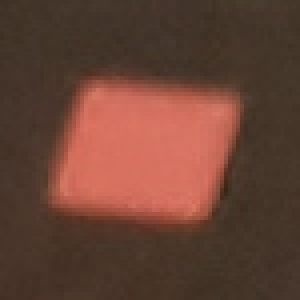
#> input picture 58736927-find-corners-on-distorted-rectangle/1.png, 75 x 75 px (shown 4 times larger)
$ python find_corners_on_rectangle.py
#> lines starting #> are read from the running program, lines starting #| are printed output that depends on the picture; after the words box and inside, x2 and y2 are one past the last pixel; in counts of white or black regions, pixels touching at a corner belong together
import cv2
import numpy as np
import imutils

# Resize image, blur, and Otsu's threshold
image = cv2.imread('1.png')
#> image is the input picture: shape (75, 75, 3); mean B, G, R 52.7, 66.1, 103.3
resize = imutils.resize(image, width=500)
mask = np.zeros(resize.shape, dtype=np.uint8)
gray = cv2.cvtColor(resize, cv2.COLOR_BGR2GRAY)
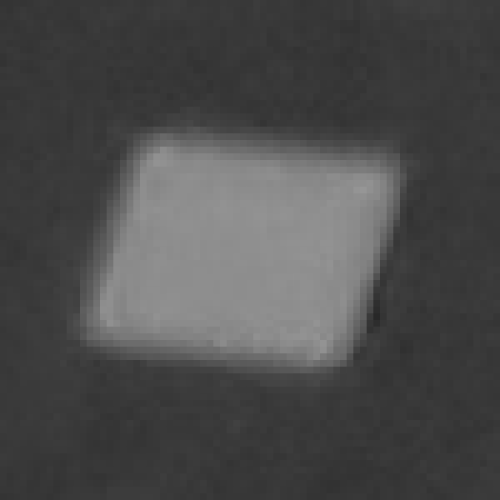
#> gray: shape (500, 500); min 40, max 150, mean 75.7
blur = cv2.bilateralFilter(gray,9,75,75)
thresh = cv2.threshold(blur, 0, 255, cv2.THRESH_BINARY + cv2.THRESH_OTSU)[1]
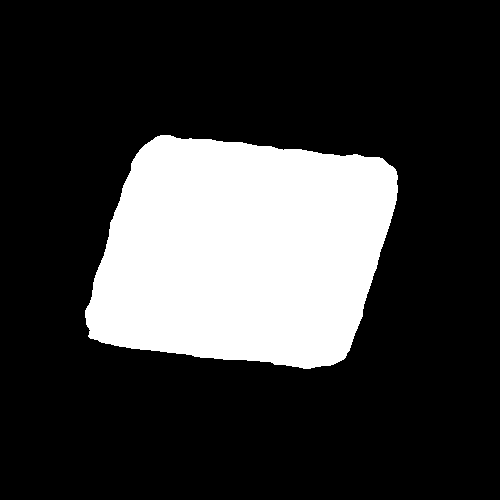
#> thresh: shape (500, 500); 22.9% white; 1 white region

# Find distorted rectangle contour and draw onto a mask
cnts = cv2.findContours(thresh, cv2.RETR_EXTERNAL, cv2.CHAIN_APPROX_SIMPLE)
#> cnts = 1 contour; box (x1, y1, x2, y2) and area: (85, 135, 398, 369) 56810
cnts = cnts[0] if len(cnts) == 2 else cnts[1]
rect = cv2.minAreaRect(cnts[0])
#> rect = ((240.9, 251.5), (218.5, 297.7), -83.9)
box = cv2.boxPoints(rect)
#> box = [[377.4, 375.9], [81.33, 344.3], [104.5, 127], [400.6, 158.7]]
box = np.int0(box)
#> box = [[377, 375], [81, 344], [104, 127], [400, 158]]
cv2.drawContours(resize,[box],0,(36,255,12),2)
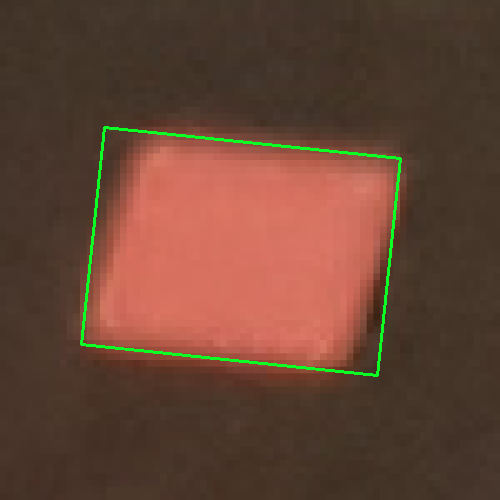
#> resize: shape (500, 500, 3); mean B, G, R 52.5, 68.4, 102
cv2.fillPoly(mask, [box], (255,255,255))
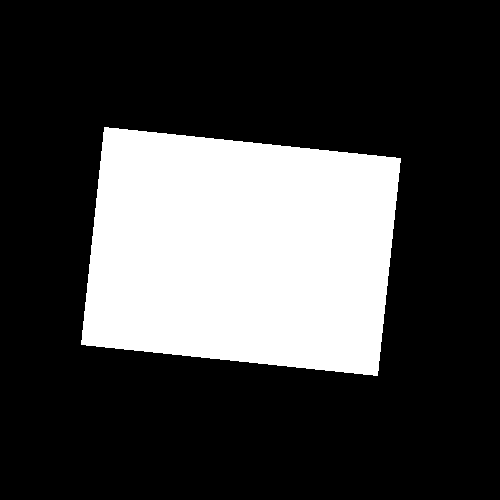
#> mask: shape (500, 500, 3); 26.2% white; 1 white region, box (x1, y1, x2, y2) and area: (81, 127, 401, 376) 65459

# Find corners on the mask
mask = cv2.cvtColor(mask, cv2.COLOR_BGR2GRAY)
corners = cv2.goodFeaturesToTrack(mask, maxCorners=4, qualityLevel=0.5, minDistance=150)
#> corners = [[377, 375], [81, 344], [400, 158], [104, 127]]

for corner in corners:
    x,y = corner.ravel()
    cv2.circle(resize,(x,y),8,(155,20,255),-1)
    print("({}, {})".format(x,y))
#> this loop made 4 passes
#| (377.0, 375.0)
#| (81.0, 344.0)
#| (400.0, 158.0)
#| (104.0, 127.0)
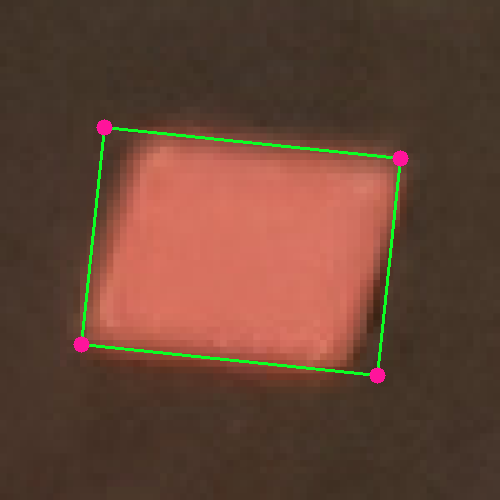
#> resize: shape (500, 500, 3); 0.32% of pixels changed, all inside (x1, y1, x2, y2) = (73, 119, 409, 384)

cv2.imshow('resize', resize)
cv2.imshow('thresh', thresh)
cv2.imshow('mask', mask)
cv2.waitKey()
